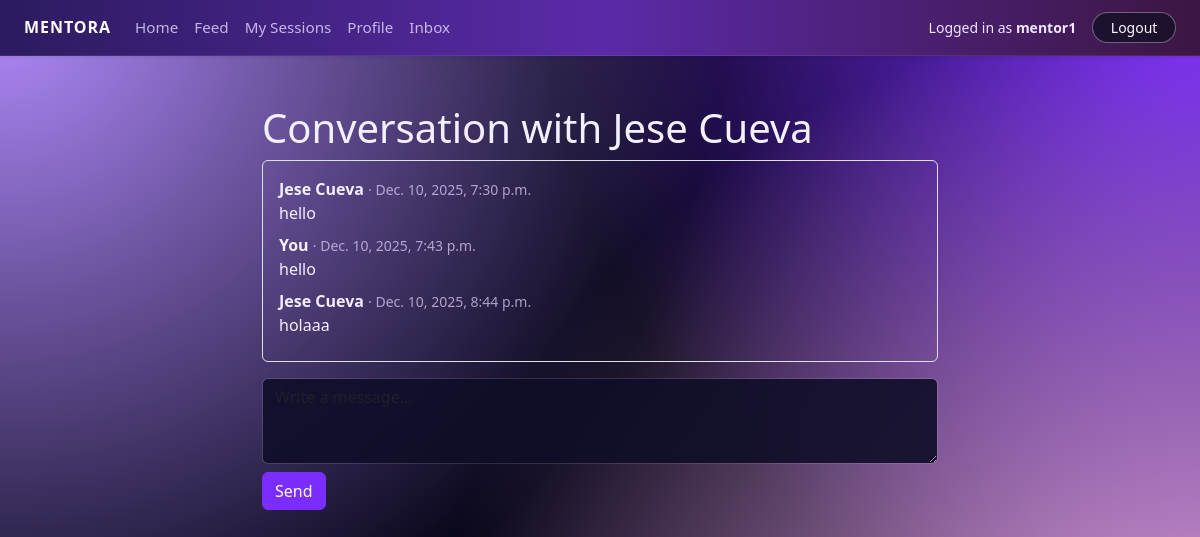
/conversation/1/ (signed in), run on the app's committed database.
### core/models.py (models this page shows, shortened)
class Profile(models.Model):
    ROLE_CHOICES = [
        ("MENTOR", "Mentor"),
        ("MENTEE", "Mentee"),
    ]
    user = models.OneToOneField(
        settings.AUTH_USER_MODEL,
        on_delete=models.CASCADE,
        related_name="profile",
    )
    first_name = models.CharField(max_length=30, blank=True)
    last_name = models.CharField(max_length=30, blank=True)
    role = models.CharField(max_length=10, choices=ROLE_CHOICES)
    public_id = models.CharField(
        max_length=10,
        unique=True,
        editable=False,
        blank=True,
        null=True,
    )
    bio = models.TextField(blank=True)
    skills = models.CharField(
        max_length=255,
        blank=True,
        help_text="Comma-separated skills, e.g. Python, Data Science, Resume Review",
    )
    hourly_rate = models.DecimalField(
        max_digits=6,
        decimal_places=2,
        null=True,
        blank=True,
        help_text="Only for mentors",
    )
    calendly_url = models.URLField(
        blank=True,
        null=True,
        help_text="Mentor's Calendly scheduling link (e.g. https://calendly.com/yourname/30min)",
    )
    photo = models.ImageField(
        upload_to="profiles/",
        blank=True,
        null=True,
    )
    has_seen_welcome = models.BooleanField(default=False)
    def display_name(self):
        name = f"{self.first_name} {self.last_name}".strip()
        return name if name else self.user.username

class Message(models.Model):
    sender = models.ForeignKey(
        Profile,
        on_delete=models.CASCADE,
        related_name="messages_sent",
    )
    recipient = models.ForeignKey(
        Profile,
        on_delete=models.CASCADE,
        related_name="messages_received",
    )
    content = models.TextField()
    sent_at = models.DateTimeField(auto_now_add=True)
    is_read = models.BooleanField(default=False)

### core/views.py (the view)
# urls.py: path("conversation/<int:profile_id>/", views.conversation, name="conversation"),
@login_required
def conversation(request, profile_id):
    profile = request.user.profile
    other = get_object_or_404(Profile, id=profile_id)
    messages = Message.objects.filter(
        Q(sender=profile, recipient=other) |
        Q(sender=other, recipient=profile)
    ).order_by("sent_at")
    Message.objects.filter(sender=other, recipient=profile, is_read=False).update(is_read=True)
    if request.method == "POST":
        form = MessageForm(request.POST)
        if form.is_valid():
            msg = form.save(commit=False)
            msg.sender = profile
            msg.recipient = other
            msg.save()
            return redirect("conversation", profile_id=other.id)
    else:
        form = MessageForm()
    return render(
        request,
        "core/conversation.html",
        {"other": other, "messages": messages, "form": form},
    )

### core/forms.py
class MessageForm(forms.ModelForm):
    class Meta:
        model = Message
        fields = ["content"]
        widgets = {
            "content": forms.Textarea(attrs={
                "class": "form-control",
                "rows": 3,
                "placeholder": "Write a message..."
            }),
        }

### templates/core/conversation.html (shortened to what this page needs)
{% extends "base.html" %}
{% block content %}
<div class="container mt-4" style="max-width: 700px;">
    <h1>Conversation with {{ other.display_name }}</h1>
    <div class="border rounded p-3 mb-3" style="max-height: 400px; overflow-y: auto;">
        {% for m in messages %}
            <div class="mb-2">
                <strong>
                    {% if m.sender == user.profile %}
                        You
                    {% else %}
                        {{ m.sender.display_name }}
                    {% endif %}
                </strong>
                <small class="text-muted"> · {{ m.sent_at }}</small>
                <p class="mb-1">{{ m.content }}</p>
            </div>
        {% empty %}
            <p class="text-muted">No messages yet. Start the conversation below.</p>
        {% endfor %}
    </div>
    <form method="post">
        {{ form.content }}
        <button type="submit" class="btn btn-primary mt-2">Send</button>
    </form>
</div>
{% endblock %}

### templates/base.html (shortened to what this page needs)
{% load static %}
<link href="https://cdn.jsdelivr.net/npm/bootstrap@5.3.3/dist/css/bootstrap.min.css" rel="stylesheet">
<link rel="stylesheet" href="{% static 'core/styles.css' %}">
<!DOCTYPE html>
<html lang="en">
<head>
    <link
      href="https://cdn.jsdelivr.net/npm/bootstrap@5.3.3/dist/css/bootstrap.min.css"
      rel="stylesheet">
    <link rel="stylesheet" href="{% static 'core/styles.css' %}">
</head>
<body class="mentora-body">
<header>
  <nav class="navbar navbar-expand-lg mentora-nav shadow-sm">
    <div class="container-fluid px-4">
     {% if user.is_authenticated %}
        <a class="navbar-brand mentora-brand" href="{% url 'dashboard' %}">
          Mentora
        </a>
      {% else %}
        <a class="navbar-brand mentora-brand" href="{% url 'home' %}">
          Mentora
        </a>
      {% endif %}
      <div class="collapse navbar-collapse" id="mainNavbar">
        {% if user.is_authenticated %}
          <ul class="navbar-nav me-auto mb-2 mb-lg-0">
            <li class="nav-item">
              <a href="{% url 'dashboard' %}" class="nav-link">Home</a>
            </li>
            <li class="nav-item">
              <a href="{% url 'feed' %}" class="nav-link">Feed</a>
            </li>
            <li class="nav-item">
              <a href="{% url 'my_sessions' %}" class="nav-link">My Sessions</a>
            </li>
            <li class="nav-item">
              <a href="{% url 'profile' %}" class="nav-link">Profile</a>
            </li>
            <li class="nav-item">
              <a href="{% url 'inbox' %}" class="nav-link">Inbox</a>
            </li>
          </ul>
          <div class="d-flex align-items-center ms-auto gap-3">
            <span class="mentora-user-label small">
              Logged in as <strong>{{ user.username }}</strong>
            </span>
            <a href="{% url 'logout_custom' %}" class="btn btn-sm mentora-btn-ghost">
              Logout
            </a>
          </div>
        {% endif %}
      </div>
    </div>
  </nav>
</header>
<main class="mentora-main py-4">
  {% block content %}{% endblock %}
</main>
</body>
</html>

### static/core/styles.css (style rules this page uses)
.mentora-body { min-height: 100vh; margin: 0; background: radial-gradient(circle at top left, #b38cff 0, transparent 50%), radial-gradient(circle at bottom right, #ffb6ff 0, transparent 55%), radial-gradient(circle at top right, #7b2cff 0, transparent 45%), #050415; color: #f5f0ff; font-family: system-ui, -apple-system, BlinkMacSystemFont, "SF Pro Text", "Segoe UI", sans-serif; }
.mentora-main { color: #f5f0ff; }
.mentora-nav { background: linear-gradient(90deg, #2b1b5f, #5b2aa8, #3c1642); border-bottom: 1px solid rgba(255, 255, 255, 0.08); }
.mentora-brand { font-weight: 700; letter-spacing: 0.06em; text-transform: uppercase; font-size: 1rem; color: #fdfbff !important; }
.mentora-nav .nav-link { color: #e7dbff !important; font-size: 0.95rem; opacity: 0.8; transition: opacity 0.2s ease, transform 0.15s ease; }
.mentora-user-label { color: #f0e7ff; }
.mentora-btn-ghost { border-radius: 999px; border: 1px solid rgba(255, 255, 255, 0.35); background: rgba(15, 15, 35, 0.7); color: #fdfbff !important; padding-inline: 1.1rem; transition: background 0.15s ease, transform 0.15s ease, border-color 0.15s ease; }
.form-control, .form-select { background-color: rgba(15, 14, 40, 0.9); border-color: rgba(255, 255, 255, 0.12); color: #f5f0ff; }
.text-muted { color: rgba(228, 215, 255, 0.7) !important; }
a { color: #c77dff; text-decoration: none; }
.btn-primary, .btn-success { background-color: #7b2cff !important; border-color: #7b2cff !important; color: #ffffff !important; }
:root { --bs-success: #7b2cff; --bs-success-rgb: 123, 44, 255; }

### data on the page
Profile: display_name "Jese Cueva"
Message: sender.display_name "Jese Cueva", sent_at "Dec. 10, 2025, 7:30 p.m.", content "hello"
Message: shows "You", sent_at "Dec. 10, 2025, 7:43 p.m.", content "hello"
Message: sender.display_name "Jese Cueva", sent_at "Dec. 10, 2025, 8:44 p.m.", content "holaaa"

### other printed values
{{ user.username }} "mentor1"
